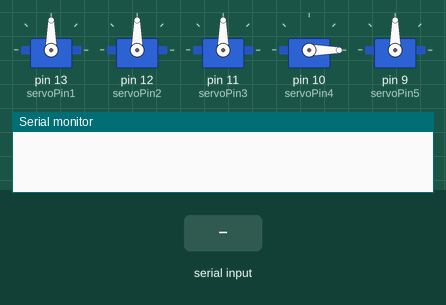
Simulated run of this sketch. Board: Arduino Uno, built with avr-gcc and run on an emulated ATmega328P. Parts: 5 × servo, the last lines printed to the serial monitor. The test bench sets the inputs (shaded band).

Above: at 0.1 s.
At 2.7 s:
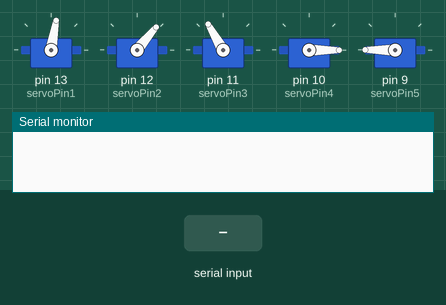
2.8 s: "1" received over Serial
At 5.82 s:
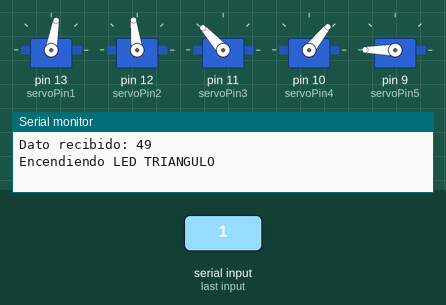
Timing chart, 0 to 19.0 s (numbered marks = the images above; inputs shaded):
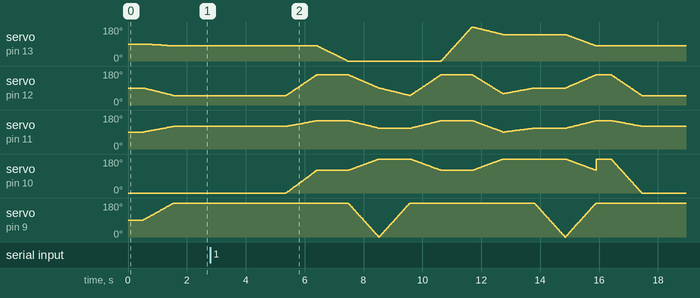

The sketch:

4GDL_VISION.ino
```cpp
#include <Servo.h>

// Definir pines para cada servo
int servoPin1 = 13;
int servoPin2 = 12;
int servoPin3 = 11;
int servoPin4 = 10;
int servoPin5 = 9;

Servo servo1;
Servo servo2;
Servo servo3;
Servo servo4;
Servo servo5;

bool figuraDetectada = false;  // Variable que indica si se detectó una figura
bool trayectoriaEjecutada = false;  // Variable que indica si la trayectoria ya se ejecutó

void setup() {
  Serial.begin(9600);

  // Inicializar los servos
  servo1.attach(servoPin1);
  servo2.attach(servoPin2);
  servo3.attach(servoPin3);
  servo4.attach(servoPin4);
  servo5.attach(servoPin5);

  // Posición Gripper
  mover_gripper(0);

  // Posición Inicial
  mover_a_posicion(80, 50, 120, 0, 180);
}

void loop() {
  if (Serial.available() > 0) {
    byte data = Serial.read();  // Cambia char a byte
    Serial.print("Dato recibido: ");
    Serial.println(data);

    if (data == '1') {
      Serial.println("Encendiendo LED TRIANGULO");
      delay(1000);

      if (!figuraDetectada && !trayectoriaEjecutada) {
        ejecutar_trayectorias_2();
        figuraDetectada = true;  // Marcar que se detectó una figura
        trayectoriaEjecutada = true;  // Marcar que la trayectoria se ejecutó
        delay(1000);
      }
    } else if (data == '5') {
      Serial.println("Encendiendo LED RECTANGULO");
      delay(1000);

      if (!figuraDetectada && !trayectoriaEjecutada) {
        ejecutar_trayectorias();
        figuraDetectada = true;  // Marcar que se detectó una figura
        trayectoriaEjecutada = true;  // Marcar que la trayectoria se ejecutó
        delay(1000);
      }
    } else if (data == '2') {
      Serial.println("Encendiendo LED CIRCULO");
      delay(1000);

      if (!figuraDetectada && !trayectoriaEjecutada) {
        ejecutar_trayectorias_3();
        figuraDetectada = true;  // Marcar que se detectó una figura
        trayectoriaEjecutada = true;  // Marcar que la trayectoria se ejecutó
        delay(1000);
      }
    } else {
      // Restablecer a la posición inicial si no se detecta ninguna figura
      mover_a_posicion(80, 50, 120, 0, 180);
      figuraDetectada = false;  // Reiniciar la variable de detección
      trayectoriaEjecutada = false;  // Reiniciar la variable de la trayectoria
      delay(1000);
    }
  }
}

void ejecutar_trayectorias() {
  // Posición Gripper
  mover_gripper(0);

  // Posición Inicial
  mover_a_posicion(80, 50, 120, 0, 180);

  // Posición Secundario
  mover_a_posicion(80, 160, 150, 120, 180);

  // Posición Tercera
  mover_a_posicion(0, 160, 150, 120, 180);

  // Posición Agarrar
  mover_a_posicion(0, 90, 110, 180, 0);

  // Posición traslado objeto
  mover_a_posicion(0, 50, 110, 180, 180);

  // Subir Objeto
  mover_a_posicion(0, 160, 150, 120, 180);

  // Mover Objeto
  mover_a_posicion(180, 160, 150, 120, 180);

  // Dejar Objeto 1
  mover_a_posicion(180, 90, 110, 180, 180);

  // Dejar Objeto 2
  mover_a_posicion(180, 80, 110, 180, 180);

  // Dejar Objeto 3
  mover_a_posicion(180, 180, 110, 180, 0);

  //Posicición Inicial
  mover_a_posicion(80,160,150, 120,180);

  // Posición Gripper
  mover_gripper(180);

  // Posición Inicial
  mover_a_posicion(80, 50, 120, 0, 180);

}

void ejecutar_trayectorias_2() {
  // Posición Gripper
  mover_gripper(0);

  // Posición Inicial
  mover_a_posicion(80, 50, 120, 0, 180);

  // Posición Secundario
  mover_a_posicion(80, 160, 150, 120, 180);

  // Posición Tercera
  mover_a_posicion(0, 160, 150, 120, 180);

  // Posición Agarrar
  mover_a_posicion(0, 90, 110, 180, 0);

  // Posición traslado objeto
  mover_a_posicion(0, 50, 110, 180, 180);

  // Subir Objeto
  mover_a_posicion(0, 160, 150, 120, 180);

  // Mover Objeto
  mover_a_posicion(180, 160, 150, 120, 180);

  // Dejar Objeto 1
  mover_a_posicion(140, 60, 90, 180, 180);

  // Dejar Objeto 2
  mover_a_posicion(140, 90, 110, 180, 180);

  // Dejar Objeto 3
  mover_a_posicion(140, 90, 110, 180, 0);

  //Posicición Inicial
  mover_a_posicion(80,160,150, 120,180);

  // Posición Gripper
  mover_gripper(180);

  // Posición Inicial
  mover_a_posicion(80, 50, 120, 0, 180);
  trayectoriaEjecutada = false;
}


void ejecutar_trayectorias_3() {
  // Posición Gripper
  mover_gripper(0);

  // Posición Inicial
  mover_a_posicion(80, 50, 120, 0, 180);

  // Posición Secundario
  mover_a_posicion(80, 160, 150, 120, 180);

  // Posición Tercera
  mover_a_posicion(0, 160, 150, 120, 180);

  // Posición Agarrar
  mover_a_posicion(0, 90, 110, 180, 0);

  // Posición traslado objeto
  mover_a_posicion(0, 50, 110, 180, 180);

  // Subir Objeto
  mover_a_posicion(0, 160, 150, 120, 180);

  // Mover Objeto
  mover_a_posicion(180, 160, 150, 120, 180);

  // Dejar Objeto 1
  mover_a_posicion(120, 60, 90, 180, 180);

  // Dejar Objeto 2
  mover_a_posicion(120, 80, 90, 180, 180);

  // Dejar Objeto 3
  mover_a_posicion(120, 80, 90, 180, 0);

  //Posicición Inicial
  mover_a_posicion(80,160,150, 120,180);

  // Posición Gripper
  mover_gripper(180);

  // Posición Inicial
  mover_a_posicion(80, 50, 120, 0, 180);
  trayectoriaEjecutada = false;
}

void mover_gripper(int angulo1) {
  servo4.write(angulo1);
  delay(500);  // Puedes ajustar este retardo según sea necesario
}

void mover_a_posicion(int angulo1, int angulo2, int angulo3, int angulo4, int angulo5) {
  int paso = 1; // Define el incremento o decremento en cada paso
  int tiempo_entre_pasos = 10; // Define el tiempo entre cada paso

  int actual1 = servo1.read();
  int actual2 = servo2.read();
  int actual3 = servo3.read();
  int actual4 = servo4.read();
  int actual5 = servo5.read();

  // Interpolación lineal para suavizar el movimiento
  for (int i = 0; i <= 100; i += paso) {
    int pos1 = actual1 + i * (angulo1 - actual1) / 100;
    int pos2 = actual2 + i * (angulo2 - actual2) / 100;
    int pos3 = actual3 + i * (angulo3 - actual3) / 100;
    int pos4 = actual4 + i * (angulo4 - actual4) / 100;
    int pos5 = actual5 + i * (angulo5 - actual5) / 100;

    servo1.write(pos1);
    servo2.write(pos2);
    servo3.write(pos3);
    servo4.write(pos4);
    servo5.write(pos5);

    delay(tiempo_entre_pasos);
  }
}
```
